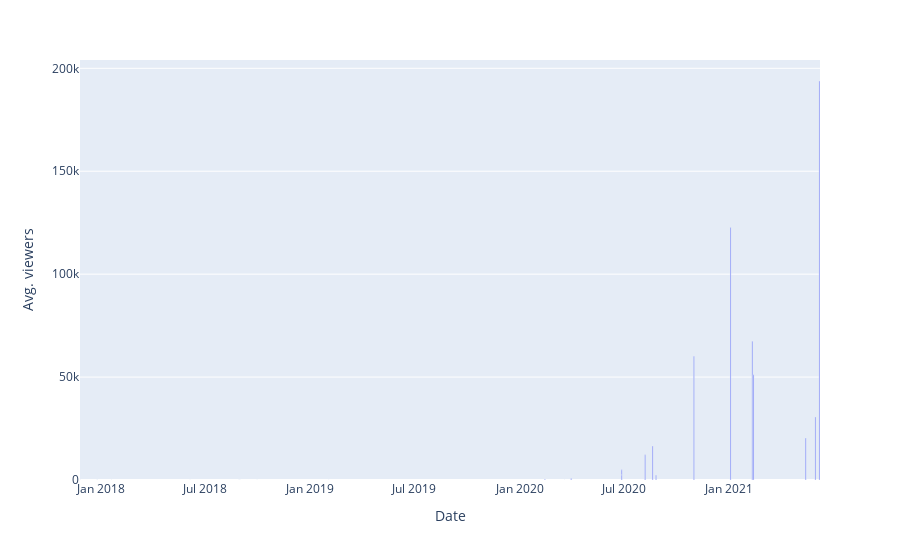

Notebook code cell kept with this figure:
### Code cell
px.bar(sh,x='Date',y='Avg. viewers')

### Figure 1 — Plotly figure (JSON) as saved in the notebook; plotly's stock layout.template omitted (floating-point values rounded to 4 significant figures)
{"data": [{"alignmentgroup": "True", "hovertemplate": "Date=%{x}<br>Avg. viewers=%{y}<extra></extra>", "legendgroup": "", "marker": {"color": "#636efa"}, "name": "", "offsetgroup": "", "orientation": "v", "showlegend": false, "textposition": "auto", "type": "bar", "x": ["2021-05-31", "2021-05-14", "2021-02-10", "2019-02-02", "2020-03-19", "2021-02-12", "2021-06-07", "2018-08-31", "2021-01-03", "2020-03-31", "2017-12-25", "2020-06-27", "2020-10-31", "2018-06-05", "2017-11-26", "2020-08-07", "2020-02-14", "2020-08-26", "2020-08-20", "2018-01-19", "2020-06-27", "2018-09-30", "2018-08-31", "2018-08-29", "2017-12-25"], "xaxis": "x", "y": [30664, 20404, 67458, 9, 29, 51160, 193836, 7, 122648, 675, 7, 2507, 60142, 7, 4, 12250, 326, 2276, 16556, 6, 2412, 13, 17, 20, 5], "yaxis": "y"}], "layout": {"barmode": "relative", "legend": {"tracegroupgap": 0}, "margin": {"t": 60}, "xaxis": {"anchor": "y", "domain": [0, 1], "title": {"text": "Date"}}, "yaxis": {"anchor": "x", "domain": [0, 1], "title": {"text": "Avg. viewers"}}}}
